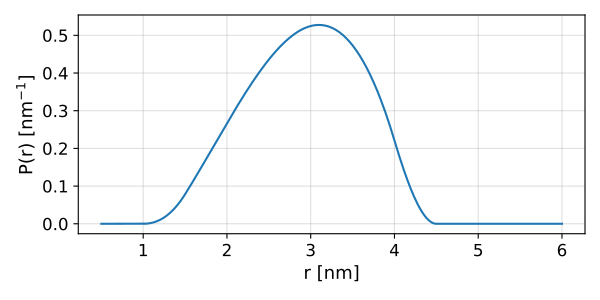

Write Python code to recreate this figure.
import deerlab as dl
import matplotlib.pyplot as plt
import numpy as np
model = dl.dd_shellvoidsphere
r = np.linspace(0.5,6,400)
info = model()
par0 = info['Start']
P = model(r,par0)
plt.figure(figsize=[6,3])
plt.plot(r,P)
plt.xlabel('r [nm]',fontsize=13)
plt.ylabel('P(r) [nm$^{-1}$]',fontsize=13)
plt.grid(alpha=0.4)
plt.tick_params(labelsize=12)
plt.tick_params(labelsize=12)
plt.tight_layout()
